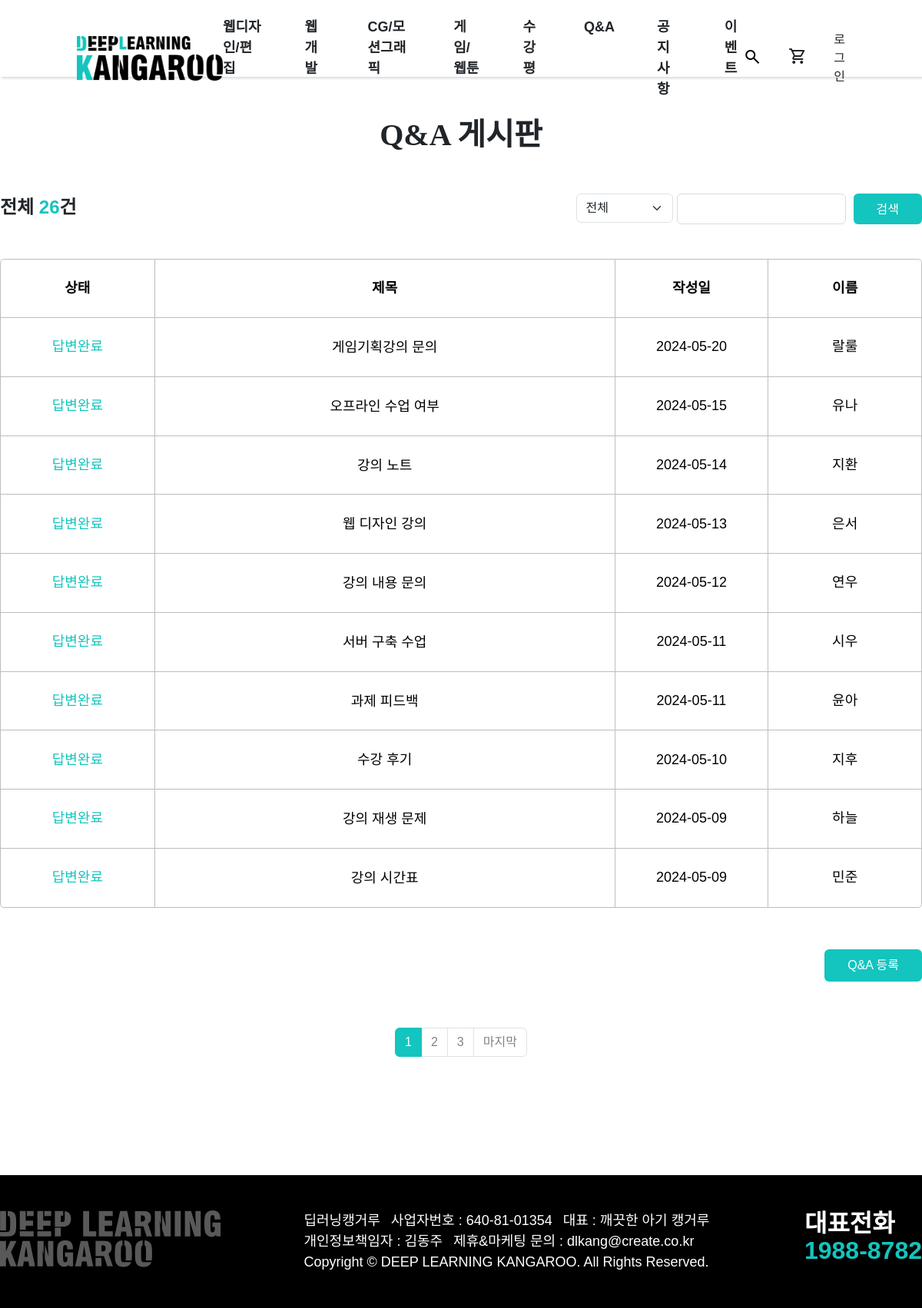
Page /user/u_qna_list.php on the earlier database version.
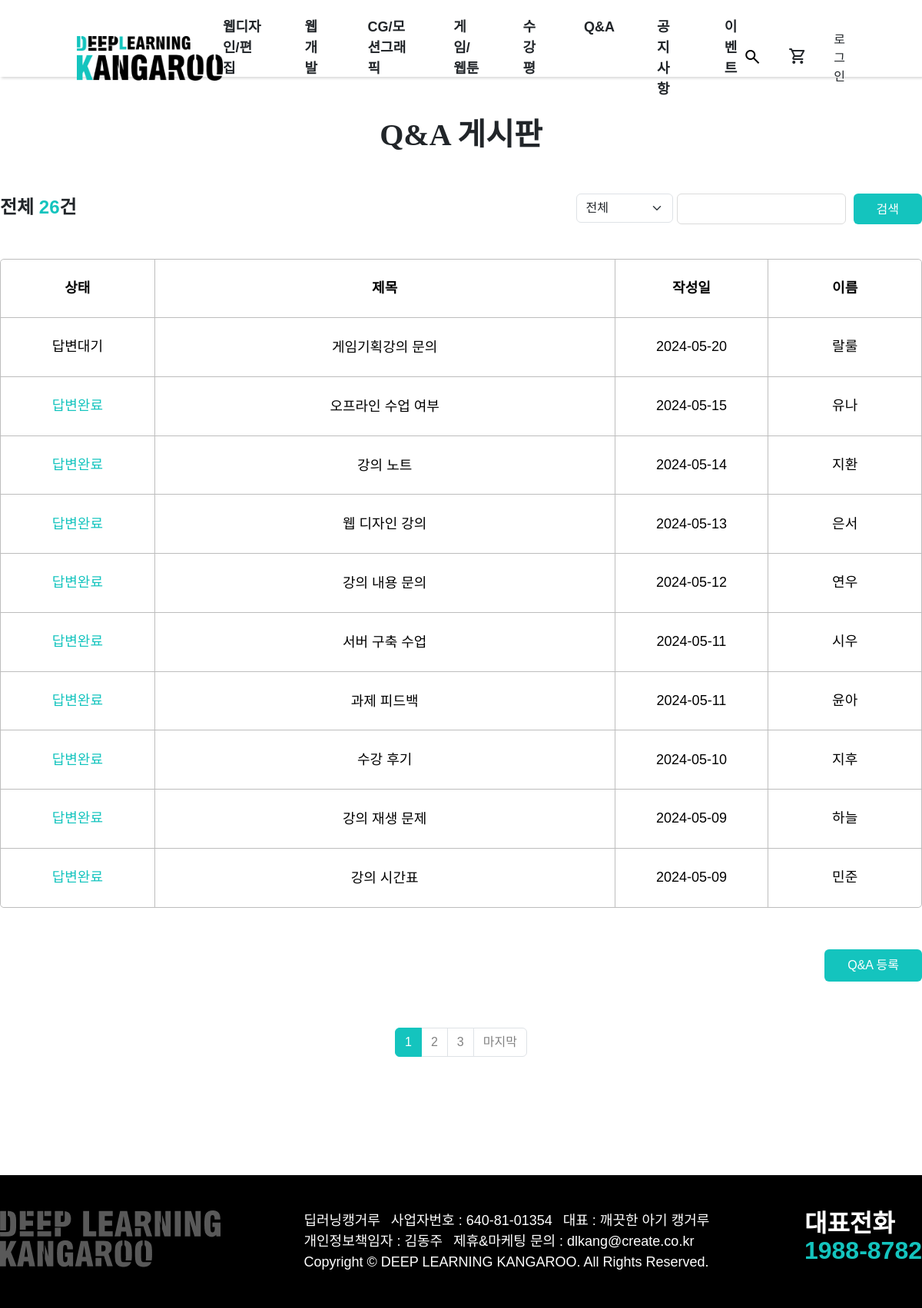
Same page on the later database version.
### tables this page shows
CREATE TABLE `qna_board` (
  `idx` int(11) NOT NULL,
  `status` int(11) NOT NULL,
  `userid` varchar(100) NOT NULL,
  `title` varchar(100) NOT NULL,
  `content` text NOT NULL,
  `date` date NOT NULL,
  `hit` int(11) DEFAULT NULL
);

CREATE TABLE `members` (
  `mid` int(11) NOT NULL,
  `userid` varchar(145) DEFAULT NULL,
  `email` varchar(245) DEFAULT NULL,
  `username` varchar(145) DEFAULT NULL,
  `passwd` varchar(200) DEFAULT NULL,
  `regdate` datetime DEFAULT current_timestamp(),
  `status` int(11) NOT NULL
);

### admin/pagination.php (called while the page is built, shortened)
<?php
$cntsql = "SELECT COUNT(*) AS cnt FROM $paginationTarget where 1=1";
$cntsql .= $search_where;
$cntresult = $mysqli->query($cntsql);
$cntrow = $cntresult->fetch_object();
$count = $cntrow -> cnt;
$pageNumber = $_GET['pageNumber'] ?? 1;
$pageCount = $_GET['pageCount'] ?? 10;
$startLimit = ($pageNumber -1)*$pageCount;
$endLimit = $pageCount ;
$block_ct = 3;
$block_num = ceil($pageNumber/$block_ct);
$block_start = (($block_num - 1) * $block_ct) + 1;
$block_end = $block_start + $block_ct - 1;
$total_page = ceil($count / $pageCount);

### user/u_qna_list.php (the view, shortened to what this page needs)
<?php
$css1 = ' <link rel="stylesheet" href="./css/u_notice_qna.css">';
include_once $_SERVER['DOCUMENT_ROOT'] . '/clean_kangaroo/user/u_header.php';
$search_where = "";
$paginationTarget = 'qna_board';
include_once $_SERVER['DOCUMENT_ROOT'] . '/clean_kangaroo/admin/pagination.php';
$sql = "select b.*, m.username
from qna_board b
join members m
on b.userid=m.userid where 1=1";
$sql .= $search_where;
$order = " order by idx desc";
$sql .= $order;
$limit = " LIMIT $startLimit, $endLimit";
$sql .= $limit;
$result = $mysqli->query($sql);
while ($rs = $result->fetch_object()) {
  $rsArr[] = $rs;
}
$csql = "SELECT COUNT(*) AS cnt FROM qna_board";
$cresult = $mysqli->query($csql);
$crow = $cresult->fetch_array();
?>
<main class="u_body">
  <div class="wrapper usergrid">
    <h3 class="h3">Q&A 게시판</h3>
    <div class="upper_wrapper df">
      <div class="total">전체 <span class="strong figure"><?= $crow['cnt'] ?></span>건</div>
      <form action="" id="">
        <div class="board_category df">
          <div class="select_wrap">
            <select class="form-select" aria-label="" id="" name="">
              <option selected>전체</option>
            </select>
          </div>
          <div class="search_wrap df">
            <input class="form-control search" type="text" id="search_keyword" name="search_keyword">
            <button class="primary_btn">검색</button>
          </div>
        </div>
      </form>
    </div>
    <table class="u_notice table body3">
      <thead>
        <tr class="body3b">
          <th scope="col">상태</th>
          <th colspan="3" scope="col">제목</th>
          <th scope="col">작성일</th>
          <th scope="col">이름</th>
        </tr>
      </thead>
      <tbody class="notice_list">
        <?php
        if (isset($rsArr)) {
          foreach ($rsArr as $ra) {
        ?>
            <tr class="body3">
              <td class="<?php echo $ra->status == 0 ? 'waiting' : 'completed'; ?>">
                <?php echo $ra->status == 0 ? '답변대기' : '답변완료'; ?></td>
              <td colspan="3" scope="col">
                <a href="
                <?php
                if ($ra->status == 0) {
                  echo "/clean_kangaroo/user/u_qna_view.php?idx=$ra->idx";
                } else {
                  echo "/clean_kangaroo/user/u_qna_ans.php?idx=$ra->idx";
                };
                ?>">
                  <?= $ra->title; ?></a>
              </td>
              <td><?= $ra->date; ?></td>
              <td><?= $ra->username; ?></td>
            </tr>
        <?php
          }
        }
        ?>
      </tbody>
    </table>
    <div class="listbtn df up" colspan="5" scope="col"><a href="/clean_kangaroo/user/u_qna_up.php" class="primary_btn">Q&A 등록</a></div>
    <div class="nav_wrap df aic">
      <nav aria-label="">
        <ul class="pagination">
          <?php
          for ($i = $block_start; $i <= $block_end; $i++) {
            if ($i == $pageNumber) {
              echo "<li class=\"page-item active\"><a href=\"u_qna_list.php?pageNumber=$i\" class=\"page-link\">$i</a></li>";
            } else {
              echo "<li class=\"page-item\"><a href=\"u_qna_list.php?pageNumber=$i\" class=\"page-link\">$i</a></li>";
            }
          }
          if ($pageNumber < $total_page) {
            echo "<li class=\"page-item\"><a href=\"u_qna_list.php?pageNumber=$total_page\" class=\"page-link\">마지막</a></li>";
          }
          ?>
        </ul>
      </nav>
    </div>
</main>
<?php
include_once $_SERVER['DOCUMENT_ROOT'] . '/clean_kangaroo/user/footer.php';
?>

Differences in the rows shown:
changed qna_board "게임기획강의 문의": status "답변완료" → "답변대기"
